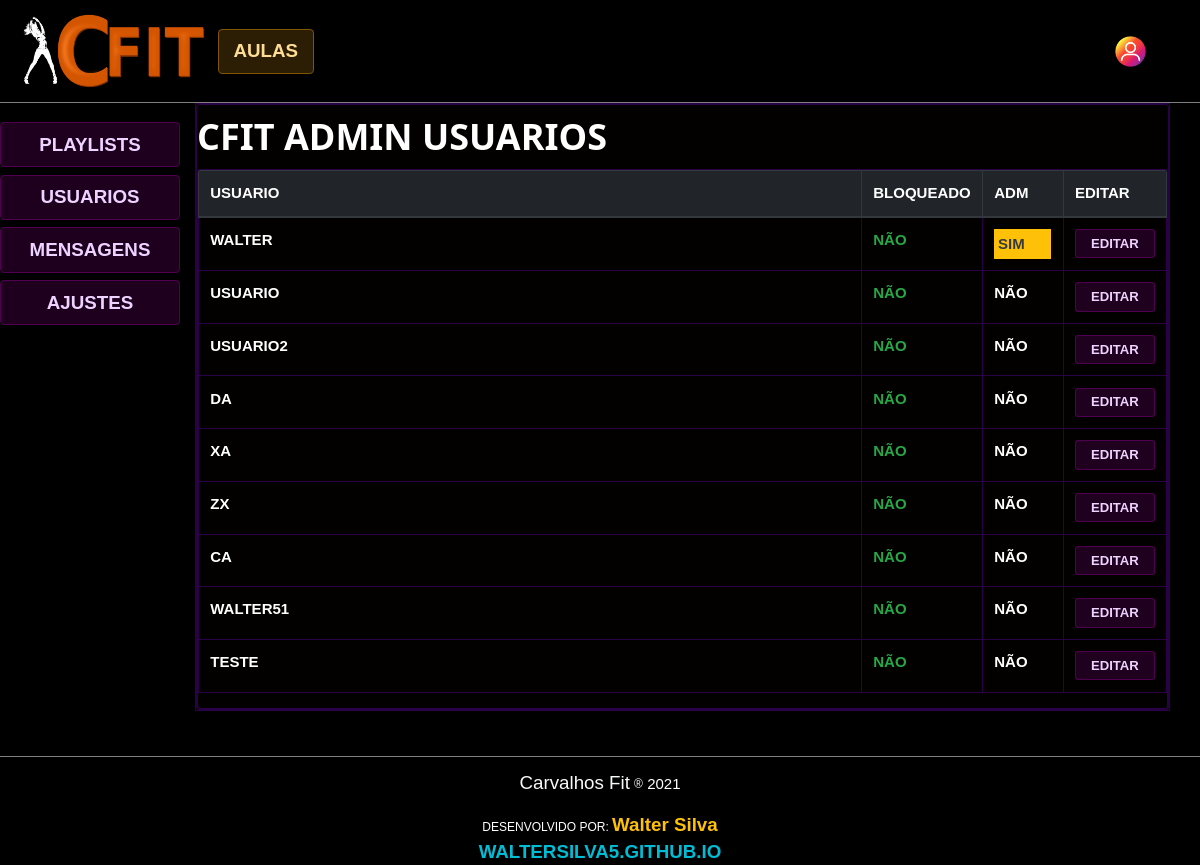
/cfit_admin/usuarios (signed in), run on an earlier commit of the app's database.
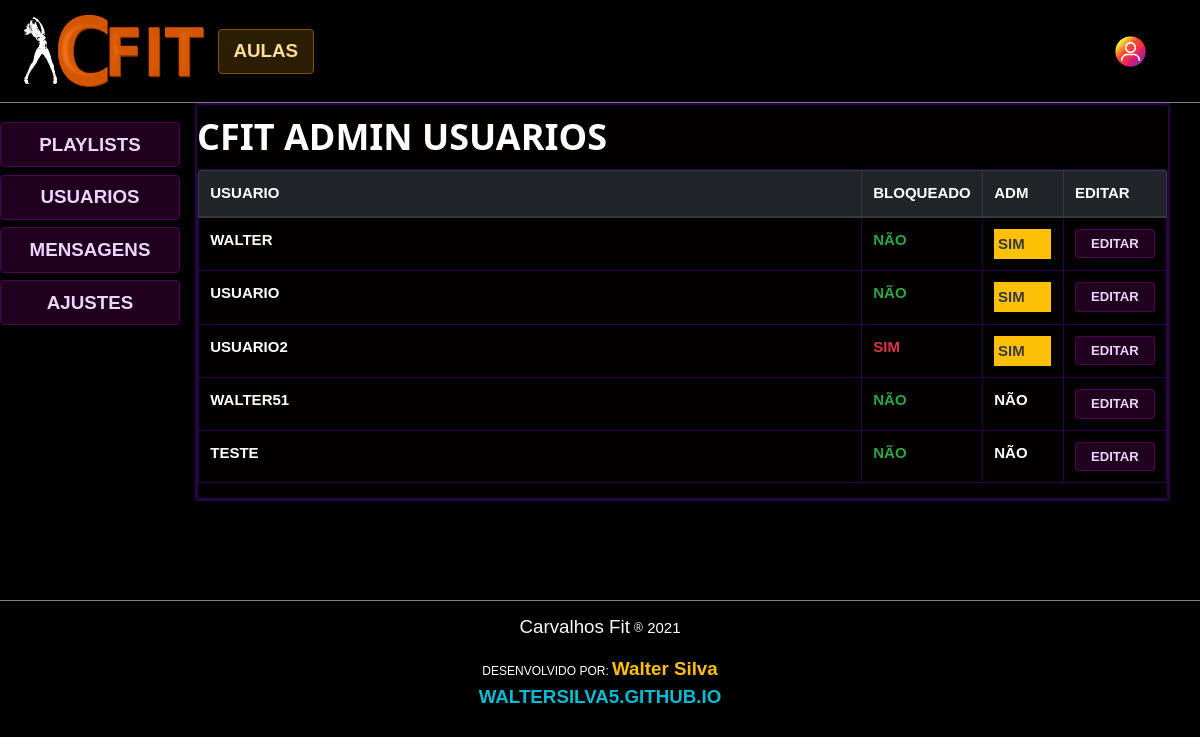
And on a later commit of the database.
### cfit/models.py (models this page shows)
class Usuario(models.Model):
    usuario = models.CharField('usuario', max_length=100, null=False, blank=False, unique=True)
    senha = models.CharField('senha', max_length=100, null=False, blank=False)
    bloqueado = models.BooleanField('bloqueado', default=False)
    nivel_de_acesso = models.IntegerField('nivel_de_acesso', null=False, blank=False, default=1)

### cfit/views/cfit_admin.py (the view)
# urls.py: path(r'cfit_admin/usuarios', cfit_admin_usuarios, name="cfit_admin_usuarios"),
@adm_required
def cfit_admin_usuarios(request):
    usuarios = list(Usuario.objects.all().order_by("-nivel_de_acesso").values())
    return render(request, 'cfit_admin/cfit_admin_usuarios.html', {"usuarios": usuarios})

### cfit/sessionTester.py (called while the page is built)
def adm_required(func):
    f = func
    @functools.wraps(func)
    def wrapper_login_required(*args, **kwargs):
        try:
            if(args[0].session["nivel_de_acesso"] == 2):
                pass
            else:
                raise Exception
        except:
            return redirect("/home")
        else:
            return f(*args, **kwargs)
    return wrapper_login_required

### cfit/templates/cfit_admin/cfit_admin_usuarios.html (shortened to what this page needs)
{% extends 'cfit_admin/cfit_admin.html' %} {% block 'painels_admin' %} {% load static%}
<div class="cfit-div-dark-admin rounded container col-12">
    <div class="container col-12">
        <h1><b>CFIT ADMIN USUARIOS</b></h1>
    </div>
    <div class="cfit-div-dark-admin rounded container row col-12" style="overflow: auto;">
        <table class="table cfit-div-dark-admin rounded font-weight-bold">
            <thead class="thead-dark">
                <tr>
                    <th scope="col">USUARIO</th>
                    <th scope="col" class="col-1">BLOQUEADO</th>
                    <th scope="col" class="col-1">ADM</th>
                    <th scope="col" class="col-1">EDITAR</th>
                </tr>
            </thead>
            <tbody>
                {% for usuario in usuarios %}
                <tr>
                    <td style="overflow: auto;">{{usuario.usuario}}</td>
                    <td>
                        {% if usuario.bloqueado == True %}
                            <span class="text-danger">SIM</span>
                        {% else %}
                            <span class="text-success">NÃO</span>
                        {% endif %}
                    </td>
                    <td >
                        {% if usuario.nivel_de_acesso == 2 %}
                        <span class="bg-warning text-dark d-block p-1"><b>SIM</b></span>
                        {% else %}
                        <span><b>NÃO</b></span>
                        {% endif %}
                    </td>
                    <td>
                        <form action="cfit_admin_usuarios_editar" method="POST">
                            <wsi_button class="btn-sm cfit-button-admin">EDITAR</wsi_button>
                        </form>
                    </td>
                </tr>
                {% endfor %}
            </tbody>
        </table>
    </div>
</div>
{% endblock%}

### cfit/templates/cfit_admin/cfit_admin.html (shortened to what this page needs)
{% extends 'main.html' %} {% block content %} {% load static%}
<div style="border-bottom: 1px solid gray;">
    <nav class="navbar navbar-expand-lg navbar-dark text-light" style="background-color: black">
        <a class="navbar-brand col-sm-2" href="/">
            <img class="img-fluid mr-0" src="{% static 'cfit/img/logo.png' %}" alt="logo" />
        </a>
        <div class="collapse navbar-collapse" id="navbarTogglerDemo03">
            <div id="options" class="mr-md-auto">
                <ul class="navbar-nav">
                    <li class="nav-item mx-2">
                        <a href="{% url 'home'  %}">
                            <wsi_button class="col-sm-12 my-2"><b>AULAS</b>
                            </wsi_button>
                        </a>
                    </li>
                </ul>
            </div>
            <wsi_button_float></wsi_button_float>
        </div>
    </nav>
</div>
<div class="row container-fluid pb-5" style="margin-bottom:0;">
    <div class="w3-black col text-center pt-3 row-no-padding  mr-md-3" style="padding-bottom:auto;">
        <a href="{% url 'cfit_admin_playlists'  %}">
            <wsi_button class="col-sm-12 cfit-button-admin my-1">PLAYLISTS</wsi_button>
        </a>
        <a href="{% url 'cfit_admin_usuarios'  %}">
            <wsi_button class="col-sm-12 cfit-button-admin my-1">USUARIOS</wsi_button>
        </a>
        <wsi_button class="col-sm-12 cfit-button-admin my-1">MENSAGENS</wsi_button>
        <wsi_button class="col-sm-12 cfit-button-admin my-1">AJUSTES</wsi_button>
    </div>
    <div class="col-sm-10 container-fluid cfit-div-dark-admin" style="margin-bottom:0;">
        {% block 'painels_admin' %}
        {% endblock %}
    </div>
</div>
{% endblock%}

### cfit/templates/main.html (shortened to what this page needs)
{% load static %}
<!DOCTYPE html>
<html lang="en">
<head>
    <link rel="stylesheet" href="{% static 'cfit/css/bootstrap.min.css' %}">
    <link rel="stylesheet" href="{% static 'cfit/css/animate.min.css'%}" />
    <link rel="stylesheet" href="{% static 'cfit/css/w3.css' %}">
    <link rel="stylesheet" href="{% static 'cfit/css/style.css' %}">
    <link rel="stylesheet" href="{% static 'cfit/css/w3-colors-win8.css' %}">
</head>
<body id="app" class="w3-black">
    <div style="min-height:600px;">
        {% block content%} {% endblock content %}
    </div>
    <footer class="footer" style="border-top: 1px solid gray;">
        <div class="container-flex w3-black py-3 text-center">
            <strong class="text-light h5">Carvalhos Fit</strong> <small
            style="vertical-align: text-top;"
            >&reg;</small> <span id="ano"></span>
        </div>
        <div class="container-flex w3-black py-1 text-center">
            <small>DESENVOLVIDO POR: <a class="h5 font-weight-bold text-warning"
                    href="https://www.linkedin.com/in/walter-pereira-245067161/">Walter
                    Silva</a></small>
        </div>
        <div class="container-flex w3-black text-center">
            <a class=" h5 w3-text-cyan font-weight-bold" href="https://waltersilva5.github.io/">WALTERSILVA5.GITHUB.IO</a>
        </div>
    </footer>
</body>
</html>

### cfit/static/cfit/css/w3.css (style rules this page uses)
*,*:before,*:after { box-sizing:inherit }
html { -ms-text-size-adjust:100%;-webkit-text-size-adjust:100% }
body { margin:0 }
article,aside,details,figcaption,figure,footer,header,main,menu,nav,section { display:block }
a { background-color:transparent }
b,strong { font-weight:bolder }
small { font-size:80% }
img { border-style:none }
button,input,select,textarea,optgroup { font:inherit;margin:0 }
button,input { overflow:visible }
button,select { text-transform:none }
button,[type=button],[type=reset],[type=submit] { -webkit-appearance:button }
html,body { font-family:Verdana,sans-serif;font-size:15px;line-height:1.5 }
html { overflow-x:hidden }
h1 { font-size:36px }
h1,h2,h3,h4,h5,h6 { font-family:"Segoe UI",Arial,sans-serif;font-weight:400;margin:10px 0 }
img { vertical-align:middle }
a { color:inherit }
.w3-black,.w3-hover-black:hover { color:#fff!important;background-color:#000!important }
.w3-text-cyan,.w3-hover-text-cyan:hover { color:#00bcd4!important }

### cfit/static/cfit/css/style.css (style rules this page uses)
.row-no-padding { margin-left: 0; margin-right: 0; padding-left: 0; padding-right: 0; margin: 0; }
a:link { text-decoration: none; }
[class*="col-"], [class^="col-"] { padding-left: 0; padding-right: 0; margin-left: 0; margin-right: 0; }
.cfit-button { background-color: rgba(255, 175, 28, 0.171); border: 1px solid rgba(255, 166, 1, 0.397); color: rgb(255, 221, 148); font-weight: bold; }
.cfit-button-admin { color: rgb(237, 211, 255); background-color: rgba(90, 0, 90, 0.342); border: 1px solid rgba(189, 1, 189, 0.322); width: 100%; }
.cfit-div-dark-admin, table, td, tr, th, table.table-bordered>thead>tr>th { color: white; background-color: rgb(2, 1, 0); border: 1px solid rgba(56, 0, 94, 0.753); }

What changed in the data, as far as the page shows it:
removed Usuario: usuario "DA", bloqueado "NÃO", nivel_de_acesso "NÃO"
removed Usuario: usuario "XA", bloqueado "NÃO", nivel_de_acesso "NÃO"
removed Usuario: usuario "ZX", bloqueado "NÃO", nivel_de_acesso "NÃO"
removed Usuario: usuario "CA", bloqueado "NÃO", nivel_de_acesso "NÃO"
changed Usuario "USUARIO": nivel_de_acesso "NÃO" → "SIM"
changed Usuario "USUARIO2": bloqueado "NÃO" → "SIM"; nivel_de_acesso "NÃO" → "SIM"
